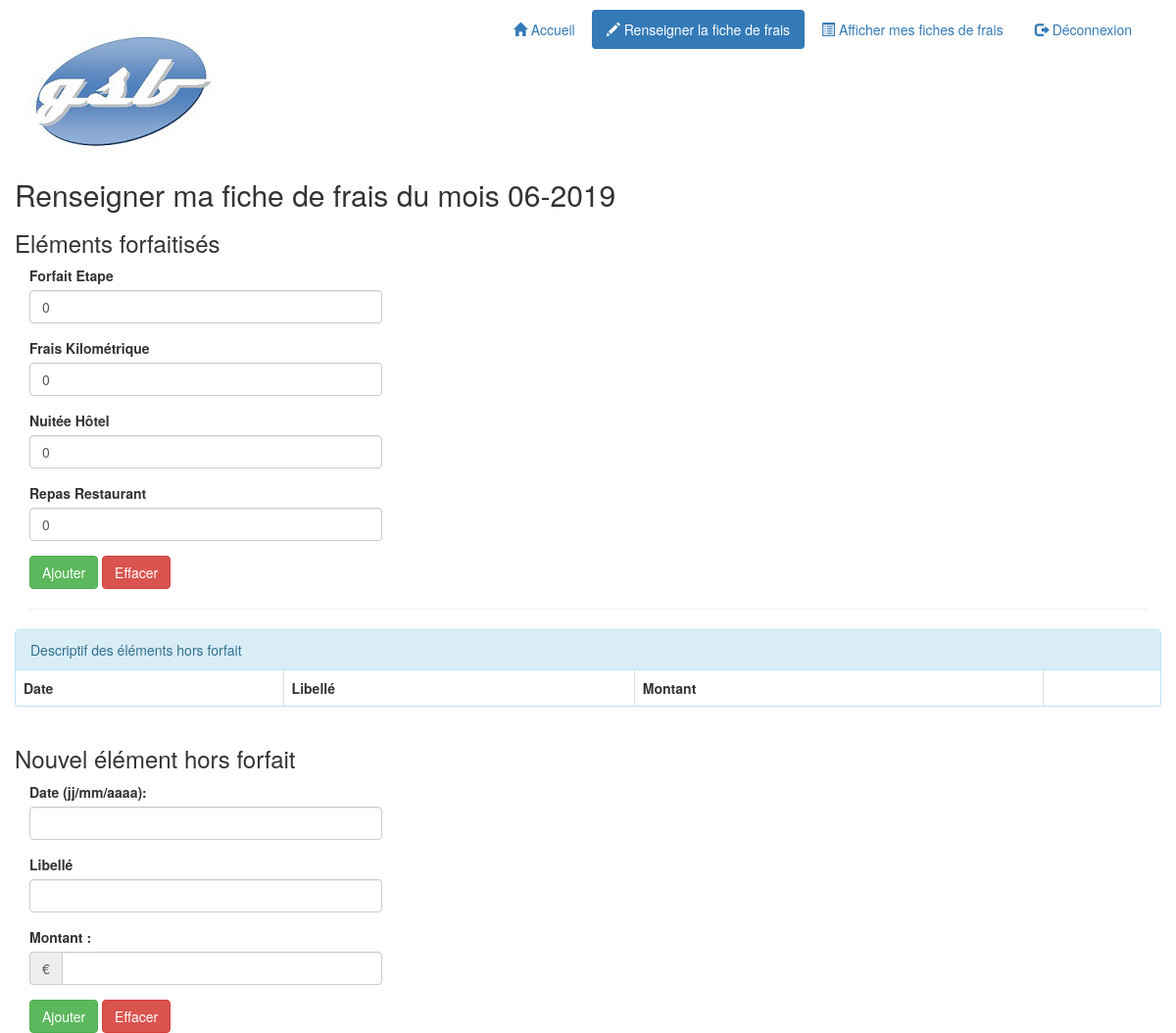
The page /index.php?uc=gererFrais&action=saisirFrais (signed in) on the database its author committed.
### tables this page shows
CREATE TABLE IF NOT EXISTS `lignefraisforfait` (
  `idvisiteur` char(4) NOT NULL,
  `mois` char(6) NOT NULL,
  `idfraisforfait` char(3) NOT NULL,
  `quantite` int(11) DEFAULT NULL,
  PRIMARY KEY (`idvisiteur`,`mois`,`idfraisforfait`),
  KEY `idfraisforfait` (`idfraisforfait`)
);

CREATE TABLE IF NOT EXISTS `fraisforfait` (
  `id` char(3) NOT NULL,
  `libelle` char(20) DEFAULT NULL,
  `montant` decimal(5,2) DEFAULT NULL,
  PRIMARY KEY (`id`)
);

### includes/fct.inc.php (called while the page is built, shortened)
<?php
function estConnecte()
{
    return isset($_SESSION['idVisiteur']);
}
function getMois($date)
{
    @list($jour, $mois, $annee) = explode('/', $date);
    return $annee . $mois;
}

### controleurs/c_gererFrais.php (called while the page is built, shortened)
<?php
$idVisiteur = $_SESSION['idVisiteur'];
$mois = getMois(date('d/m/Y'));
$numAnnee = substr($mois, 0, 4);
$numMois = substr($mois, 4, 2);
$lesFraisForfait = $pdo->getLesFraisForfait($idVisiteur, $mois);
require 'vues/v_listeFraisForfait.php';
require 'vues/v_listeFraisHorsForfait.php';

### includes/class.pdogsb.inc.php (called while the page is built, shortened)
<?php
class PdoGsb
{
    private static $serveur = 'mysql:host=localhost';
    private static $bdd = 'dbname=gsb_frais';
    private static $user = 'userGsb';
    private static $mdp = 'secret';
    private static $monPdo;
    private static $monPdoGsb = null;
    private function __construct()
    {
        PdoGsb::$monPdo = new PDO(
            PdoGsb::$serveur . ';' . PdoGsb::$bdd,
            PdoGsb::$user,
            PdoGsb::$mdp
        );
        PdoGsb::$monPdo->query('SET CHARACTER SET utf8');
    }
    public static function getPdoGsb()
    {
        if (PdoGsb::$monPdoGsb == null) {
            PdoGsb::$monPdoGsb = new PdoGsb();
        }
        return PdoGsb::$monPdoGsb;
    }
    public function getLesFraisForfait($idVisiteur, $mois)
    {
        $requetePrepare = PdoGSB::$monPdo->prepare(
            'SELECT fraisforfait.id as idfrais, '
            . 'fraisforfait.libelle as libelle, '
            . 'lignefraisforfait.quantite as quantite '
            . 'FROM lignefraisforfait '
            . 'INNER JOIN fraisforfait '
            . 'ON fraisforfait.id = lignefraisforfait.idfraisforfait '
            . 'WHERE lignefraisforfait.idvisiteur = :unIdVisiteur '
            . 'AND lignefraisforfait.mois = :unMois '
            . 'ORDER BY lignefraisforfait.idfraisforfait'
        );
        $requetePrepare->bindParam(':unIdVisiteur', $idVisiteur, PDO::PARAM_STR);
        $requetePrepare->bindParam(':unMois', $mois, PDO::PARAM_STR);
        $requetePrepare->execute();
        return $requetePrepare->fetchAll();
    }
}

### vues/v_listeFraisForfait.php (the view, shortened to what this page needs)
<div class="row">
    <h2>Renseigner ma fiche de frais du mois
        <?php echo $numMois . '-' . $numAnnee ?>
    </h2>
    <h3>Eléments forfaitisés</h3>
    <div class="col-md-4">
        <form method="post"
              action="index.php?uc=gererFrais&action=validerMajFraisForfait"
              role="form">
            <fieldset>
                <?php
                foreach ($lesFraisForfait as $unFrais) {
                    $idFrais = $unFrais['idfrais'];
                    $libelle = htmlspecialchars($unFrais['libelle']);
                    $quantite = $unFrais['quantite']; ?>
                    <div class="form-group">
                        <label for="idFrais"><?php echo $libelle ?></label>
                        <input type="text" id="idFrais"
                               name="lesFrais[<?php echo $idFrais ?>]"
                               size="10" maxlength="5"
                               value="<?php echo $quantite ?>"
                               class="form-control">
                    </div>
                    <?php
                }
                ?>
                <button class="btn btn-success" type="submit">Ajouter</button>
                <button class="btn btn-danger" type="reset">Effacer</button>
            </fieldset>
        </form>
    </div>
</div>

### vues/v_entete.php (shortened to what this page needs)
<!DOCTYPE html>
<html>
    <head>
        <link href="./styles/bootstrap/bootstrap.css" rel="stylesheet">
        <link href="./styles/style.css" rel="stylesheet">
    </head>
    <body>
        <div class="container">
            <?php
            $uc = filter_input(INPUT_GET, 'uc', FILTER_SANITIZE_STRING);
            if ($estConnecte) {
                ?>
            <div class="header">
                <div class="row vertical-align">
                    <div class="col-md-4">
                        <h1>
                            <img src="./images/logo.jpg" class="img-responsive"
                                 alt="Laboratoire Galaxy-Swiss Bourdin"
                                 title="Laboratoire Galaxy-Swiss Bourdin">
                        </h1>
                    </div>
                    <div class="col-md-8">
                        <ul class="nav nav-pills pull-right" role="tablist">
                            <li <?php if (!$uc || $uc == 'accueil') { ?>class="active" <?php } ?>>
                                <a href="index.php">
                                    <span class="glyphicon glyphicon-home"></span>
                                    Accueil
                                </a>
                            </li>
                            <li <?php if ($uc == 'gererFrais') { ?>class="active"<?php } ?>>
                                <a href="index.php?uc=gererFrais&action=saisirFrais">
                                    <span class="glyphicon glyphicon-pencil"></span>
                                    Renseigner la fiche de frais
                                </a>
                            </li>
                            <li <?php if ($uc == 'etatFrais') { ?>class="active"<?php } ?>>
                                <a href="index.php?uc=etatFrais&action=selectionnerMois">
                                    <span class="glyphicon glyphicon-list-alt"></span>
                                    Afficher mes fiches de frais
                                </a>
                            </li>
                            <li
                            <?php if ($uc == 'deconnexion') { ?>class="active"<?php } ?>>
                                <a href="index.php?uc=deconnexion&action=demandeDeconnexion">
                                    <span class="glyphicon glyphicon-log-out"></span>
                                    Déconnexion
                                </a>
                            </li>
                        </ul>
                    </div>
                </div>
            </div>
                <?php
            }

### index.php (shortened to what this page needs)
<?php
require_once 'includes/fct.inc.php';
require_once 'includes/class.pdogsb.inc.php';
$pdo = PdoGsb::getPdoGsb();
$estConnecte = estConnecte();
require 'vues/v_entete.php';
$uc = filter_input(INPUT_GET, 'uc', FILTER_SANITIZE_STRING);
switch ($uc) {
case 'gererFrais':
    include 'controleurs/c_gererFrais.php';
    break;
}
require 'vues/v_pied.php';

### vues/v_listeFraisHorsForfait.php (shortened to what this page needs)
<hr>
<div class="row">
    <div class="panel panel-info">
        <div class="panel-heading">Descriptif des éléments hors forfait</div>
        <table class="table table-bordered table-responsive">
            <thead>
                <tr>
                    <th class="date">Date</th>
                    <th class="libelle">Libellé</th>
                    <th class="montant">Montant</th>
                    <th class="action">&nbsp;</th>
                </tr>
            </thead>
        </table>
    </div>
</div>
<div class="row">
    <h3>Nouvel élément hors forfait</h3>
    <div class="col-md-4">
        <form action="index.php?uc=gererFrais&action=validerCreationFrais"
              method="post" role="form">
            <div class="form-group">
                <label for="txtDateHF">Date (jj/mm/aaaa): </label>
                <input type="text" id="txtDateHF" name="dateFrais"
                       class="form-control" id="text">
            </div>
            <div class="form-group">
                <label for="txtLibelleHF">Libellé</label>
                <input type="text" id="txtLibelleHF" name="libelle"
                       class="form-control" id="text">
            </div>
            <div class="form-group">
                <label for="txtMontantHF">Montant : </label>
                <div class="input-group">
                    <span class="input-group-addon">€</span>
                    <input type="text" id="txtMontantHF" name="montant"
                           class="form-control" value="">
                </div>
            </div>
            <button class="btn btn-success" type="submit">Ajouter</button>
            <button class="btn btn-danger" type="reset">Effacer</button>
        </form>
    </div>
</div>

### vues/v_pied.php (shortened to what this page needs)
        </div>
    </body>
</html>

### styles/style.css (style rules this page uses)
.header { margin-top: 10px; }

### rows shown on the page
lignefraisforfait: idfraisforfait.libelle "Forfait Etape", quantite "0"
lignefraisforfait: idfraisforfait.libelle "Frais Kilométrique", quantite "0"
lignefraisforfait: idfraisforfait.libelle "Nuitée Hôtel", quantite "0"
lignefraisforfait: idfraisforfait.libelle "Repas Restaurant", quantite "0"

### other values the page prints
$numMois "06"
$numAnnee "2019"
